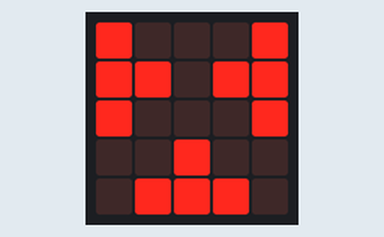
The program below on a simulated BBC micro:bit (MakeCode). Shown: the board's 5×5 LED display.

Above: at 0.1 s.
At 0.6 s:
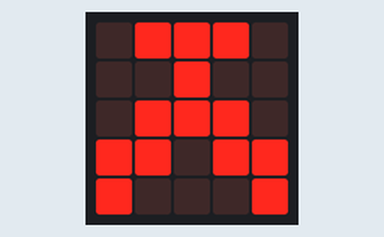

Measured:
- what the display in image 1 shows lasts 0.5 s, from 0.5 s to 1.0 s

The program:

main.ts
```typescript
basic.forever(function () {
    basic.showLeds(`
        # . . . #
        # # . # #
        # . . . #
        . . # . .
        . # # # .
        `)
    basic.pause(100)
    basic.showLeds(`
        . # # # .
        . . # . .
        . # # # .
        # # . # #
        # . . . #
        `)
    basic.pause(100)
})
```

test.ts
```typescript
// aquí va el archivo "tests"; esto no se compilará cuando este paquete se utilice como una extensión.
```
